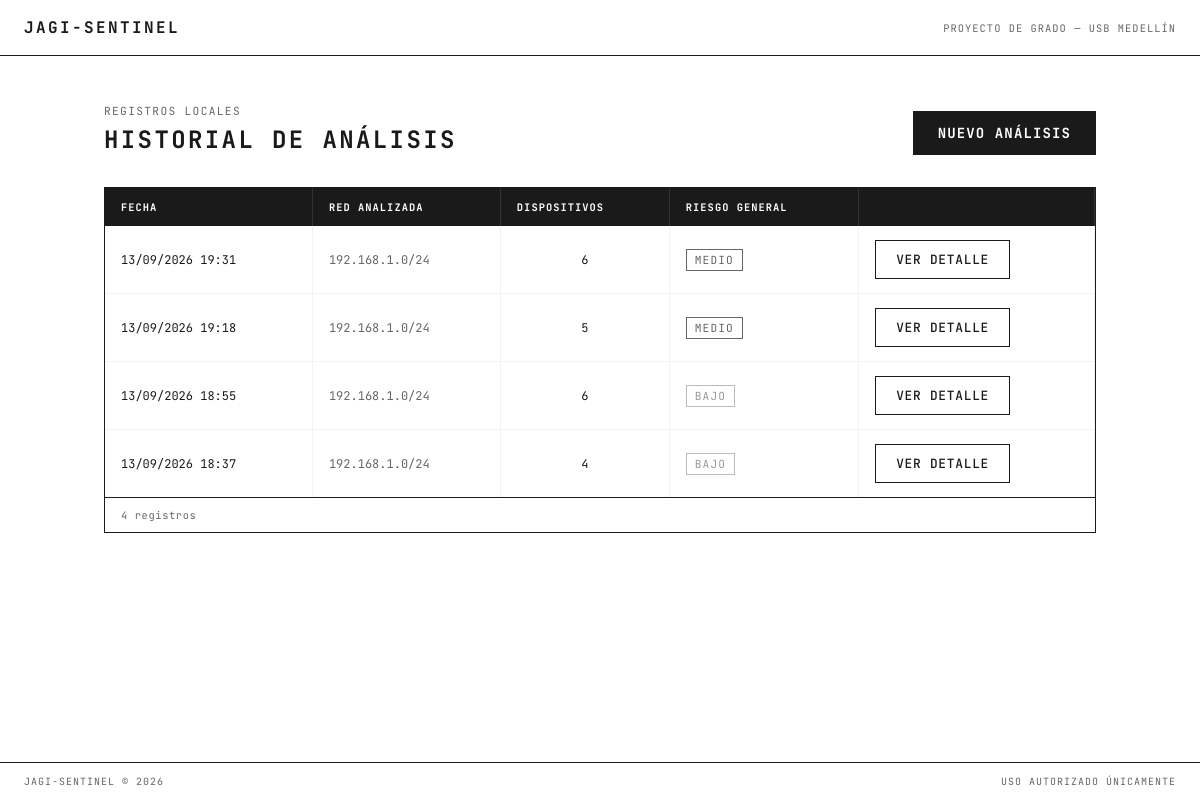
Page /historial on the earlier database version.
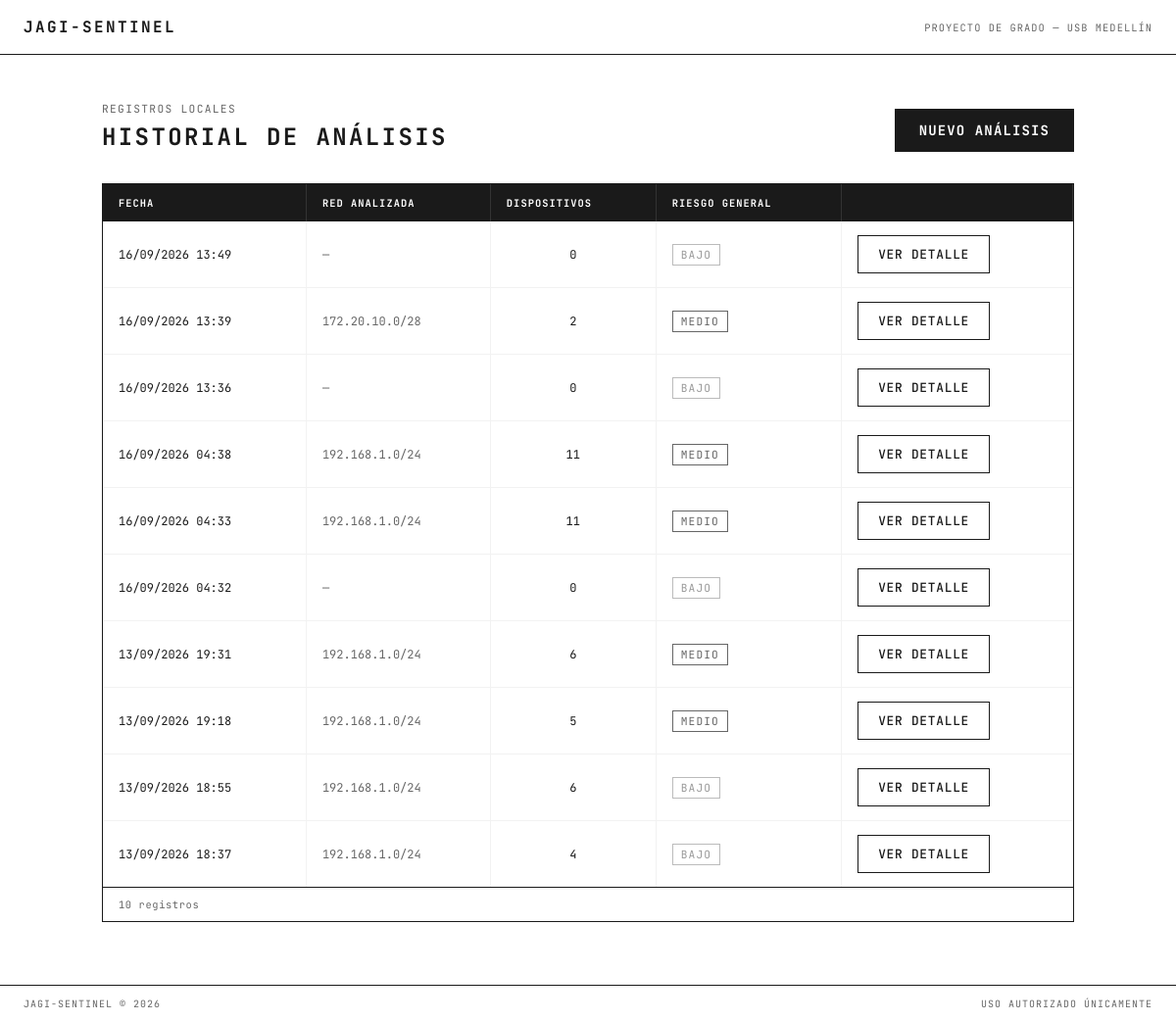
Same page on the later database version.
### modules/models.py (models this page shows, shortened)
class Analisis(db.Model):
    __tablename__ = "analisis"
    id = db.Column(db.Integer, primary_key=True)
    fecha = db.Column(db.DateTime, default=lambda: datetime.now(timezone.utc))
    red_cidr = db.Column(db.String(50))
    riesgo_general = db.Column(db.String(20))  # Bajo / Medio / Alto / Crítico
    dispositivos = db.relationship(
        "Dispositivo", backref="analisis", cascade="all, delete-orphan"
    )

### app.py (the view)
@app.route("/historial")
def historial():
    analisis_lista = Analisis.query.order_by(Analisis.fecha.desc()).all()
    return render_template("history.html", analisis_lista=analisis_lista)

### app.py (called while the page is built)
def risk_slug(nivel):
    mapa = {"crítico": "critico", "alto": "alto", "medio": "medio", "bajo": "bajo"}
    return mapa.get((nivel or "bajo").strip().lower(), "bajo")

### templates/history.html (shortened to what this page needs)
{% extends "base.html" %}
{% block content %}
<main class="screen">
    <div class="results-title-row">
        <div>
            <div class="results-meta">Registros locales</div>
            <h1>HISTORIAL DE ANÁLISIS</h1>
        </div>
        <div class="results-actions">
            <a class="btn-primary" href="{{ url_for('index') }}">Nuevo Análisis</a>
        </div>
    </div>
    {% if analisis_lista %}
    <div class="device-table-wrap">
        <table class="device-table">
            <thead>
                <tr>
                    <th>Fecha</th>
                    <th>Red analizada</th>
                    <th>Dispositivos</th>
                    <th>Riesgo general</th>
                    <th></th>
                </tr>
            </thead>
            <tbody>
                {% for a in analisis_lista %}
                <tr>
                    <td>{{ a.fecha.strftime("%d/%m/%Y %H:%M") }}</td>
                    <td class="muted-cell">{{ a.red_cidr or "—" }}</td>
                    <td class="cve-cell">{{ a.dispositivos|length }}</td>
                    <td><span class="risk-tag {{ (a.riesgo_general or 'Bajo')|risk_slug }}">{{ (a.riesgo_general or "Bajo")|upper }}</span></td>
                    <td><a class="btn-secondary" href="{{ url_for('dashboard', analisis_id=a.id) }}">Ver detalle</a></td>
                </tr>
                {% endfor %}
            </tbody>
        </table>
    </div>
    <div class="table-footer">
        <span>{{ analisis_lista|length }} registros</span>
    </div>
    {% else %}
    <div class="empty-state">Aún no hay análisis guardados.</div>
    {% endif %}
</main>
{% endblock %}

### templates/base.html (shortened to what this page needs)
<!DOCTYPE html>
<html lang="es">
<head>
    <link rel="stylesheet" href="{{ url_for('static', filename='css/style.css') }}">
</head>
<body>
    <header class="header">
        <a class="logo" href="{{ url_for('index') }}">JAGI-SENTINEL</a>
        <span class="header-note">Proyecto de grado &mdash; USB Medellín</span>
    </header>
    {% block content %}{% endblock %}
    <footer class="footer">
        <span>JAGI-SENTINEL &copy; 2026</span>
        <span>USO AUTORIZADO ÚNICAMENTE</span>
    </footer>
</body>
</html>

### static/css/style.css (style rules this page uses)
:root { --ink: #1A1A1A; --paper: #FFFFFF; --card: #F2F2F2; --muted: #666666; --faint: #999999; --hair: #F2F2F2; --danger: #B00020; }
* { box-sizing: border-box; }
body { margin: 0; padding: 0; background: var(--paper); color: var(--ink); font-family: 'Inter', system-ui, sans-serif; min-height: 100vh; display: flex; flex-direction: column; }
a { color: inherit; }
.header { border-bottom: 1px solid var(--ink); padding: 0 24px; height: 56px; display: flex; align-items: center; justify-content: space-between; background: var(--paper); position: sticky; top: 0; z-index: 100; }
.logo { font-family: 'JetBrains Mono', monospace; font-weight: 700; font-size: 1rem; letter-spacing: 0.15em; background: none; border: none; padding: 0; color: var(--ink); text-decoration: none; cursor: pointer; }
.header-note { font-family: 'JetBrains Mono', monospace; font-size: 0.65rem; letter-spacing: 0.1em; color: var(--muted); text-transform: uppercase; }
.screen { padding: 48px 24px 64px; flex: 1; max-width: 1040px; margin: 0 auto; width: 100%; }
.btn-primary, button.btn-primary { background: var(--ink); color: var(--paper); border: 1px solid var(--ink); font-family: 'JetBrains Mono', monospace; font-weight: 700; letter-spacing: 0.08em; padding: 12px 24px; cursor: pointer; transition: background 0.1s, color 0.1s; font-size: 0.875rem; text-transform: uppercase; display: inline-block; text-decoration: none; text-align: center; }
.btn-secondary, button.btn-secondary { background: var(--paper); color: var(--ink); border: 1px solid var(--ink); font-family: 'JetBrains Mono', monospace; font-weight: 500; letter-spacing: 0.06em; padding: 10px 20px; cursor: pointer; transition: background 0.1s, color 0.1s; font-size: 0.8rem; text-transform: uppercase; display: inline-block; text-decoration: none; text-align: center; }
.results-title-row { display: flex; justify-content: space-between; align-items: flex-end; margin-bottom: 32px; flex-wrap: wrap; gap: 16px; }
.results-meta { font-family: 'JetBrains Mono', monospace; font-size: 0.7rem; color: var(--muted); letter-spacing: 0.12em; text-transform: uppercase; margin-bottom: 6px; }
.results-title-row h1 { font-family: 'JetBrains Mono', monospace; font-size: 1.5rem; font-weight: 700; letter-spacing: 0.1em; margin: 0; }
.results-actions { display: flex; gap: 8px; flex-wrap: wrap; }
.risk-tag { font-family: 'JetBrains Mono', monospace; font-size: 0.7rem; letter-spacing: 0.1em; padding: 3px 8px; display: inline-block; border: 1px solid var(--ink); }
.risk-tag.medio { border-color: var(--muted); color: var(--muted); }
.risk-tag.bajo { border-color: #BBBBBB; color: var(--faint); }
.device-table-wrap { border: 1px solid var(--ink); overflow-x: auto; }
.device-table { width: 100%; border-collapse: collapse; font-family: 'JetBrains Mono', monospace; font-size: 0.75rem; }
.device-table thead tr { background: var(--ink); }
.device-table th { padding: 12px 16px; text-align: left; color: var(--paper); font-weight: 700; letter-spacing: 0.1em; font-size: 0.65rem; text-transform: uppercase; white-space: nowrap; border-right: 1px solid #333; }
.device-table td { padding: 14px 16px; white-space: nowrap; border-right: 1px solid var(--hair); }
.device-table tr:not(:last-child) td { border-bottom: 1px solid var(--hair); }
.device-table .cve-cell { text-align: center; }
.device-table .muted-cell { color: var(--muted); }
.table-footer { border: 1px solid var(--ink); border-top: none; padding: 10px 16px; display: flex; justify-content: space-between; align-items: center; font-family: 'JetBrains Mono', monospace; font-size: 0.65rem; color: var(--muted); letter-spacing: 0.06em; }
.footer { border-top: 1px solid var(--ink); padding: 12px 24px; display: flex; justify-content: space-between; align-items: center; font-family: 'JetBrains Mono', monospace; font-size: 0.625rem; color: var(--muted); letter-spacing: 0.1em; }

Differences in the rows shown:
added Analisis: fecha "16/09/2026 13:49", red_cidr "—", dispositivos|length "0", riesgo_general "BAJO"
added Analisis: fecha "16/09/2026 13:39", red_cidr "172.20.10.0/28", dispositivos|length "2", riesgo_general "MEDIO"
added Analisis: fecha "16/09/2026 13:36", red_cidr "—", dispositivos|length "0", riesgo_general "BAJO"
added Analisis: fecha "16/09/2026 04:38", red_cidr "192.168.1.0/24", dispositivos|length "11", riesgo_general "MEDIO"
added Analisis: fecha "16/09/2026 04:33", red_cidr "192.168.1.0/24", dispositivos|length "11", riesgo_general "MEDIO"
added Analisis: fecha "16/09/2026 04:32", red_cidr "—", dispositivos|length "0", riesgo_general "BAJO"
Other differences:
{{ analisis_lista|length }}: "4" → "10"
